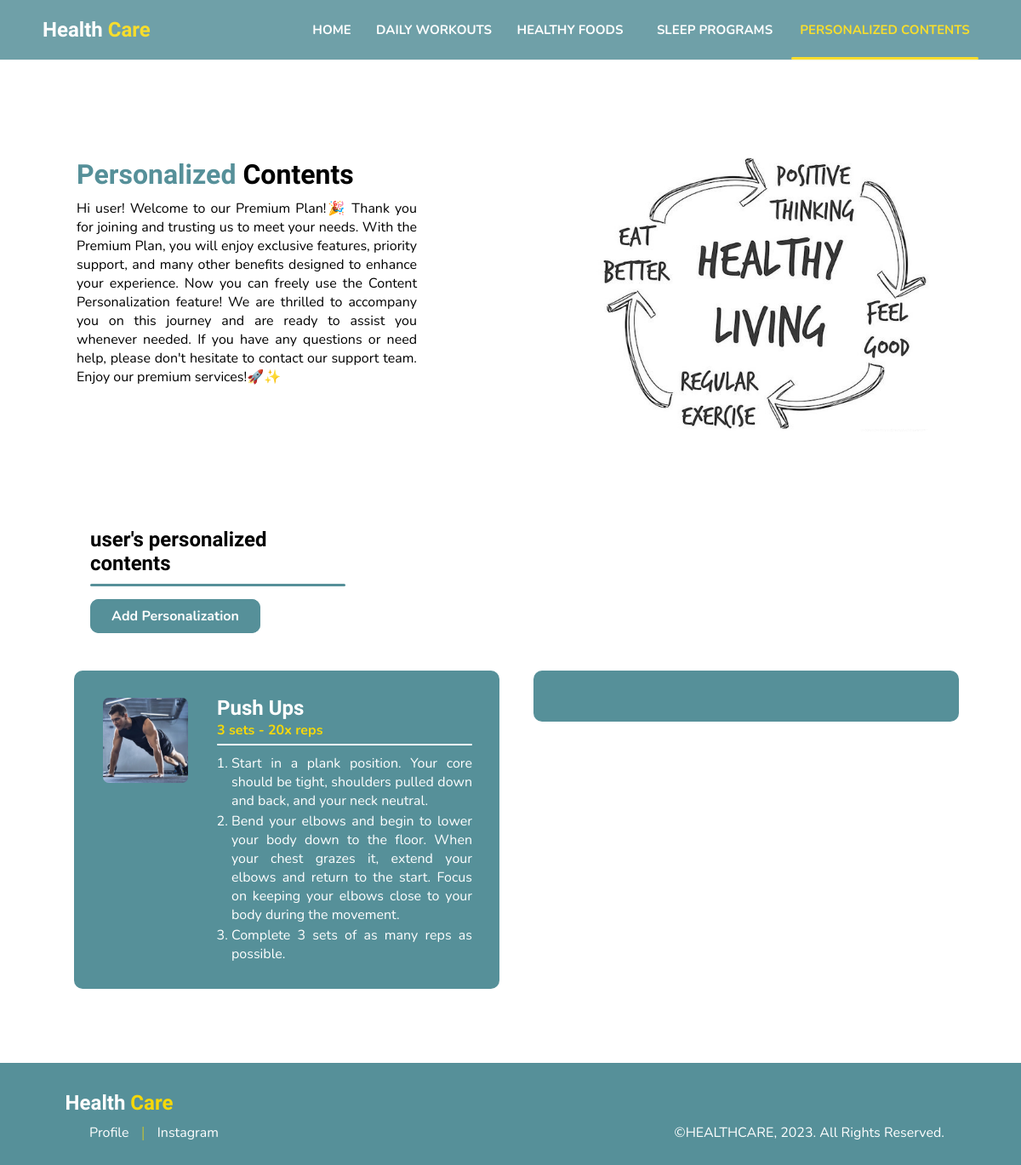
/user-premium/personalized-page.php (signed in), run on the app's committed database.
### tables this page shows
CREATE TABLE `article` (
  `id_article` int(11) NOT NULL,
  `id_personalization` int(11) NOT NULL,
  `title` varchar(225) NOT NULL,
  `content` varchar(10000) NOT NULL,
  `information` varchar(225) NOT NULL,
  `id_user` int(11) NOT NULL,
  `image` varchar(225) NOT NULL
);

### user-premium/personalized-page.php (the view, shortened to what this page needs)
<?php
$mencari = $_SESSION['id_user'];
?>
<!DOCTYPE html>
<html lang="en">
<head>
  <link rel="stylesheet" href="style_prempage.css" />
</head>
<body>
  <div class="navbar">
    <div class="logo">
      <h2>Health <span>Care</span></h2>
    </div>
    <div class="navigator">
      <a href="index.php" class="btn">Home</a>
      <a href="daily-workouts.php" class="btn">Daily Workouts</a>
      <a href="healthy-foods.php" class="btn">Healthy Foods</a>
      <a href="sleep-programs.php" class="btn">Sleep Programs</a>
      <a href="personalized-page.php" class="btn btn-active">Personalized Contents</a>
      <div class="animation start-home5"></div>
    </div>
  </div>
  <div class="banner">
    <div class="text">
      <h1><span>Personalized</span> Contents</h1>
      <p class="description">
        Hi <?php echo $_SESSION['username']; ?>! Welcome to our Premium Plan!🎉 Thank you for joining and trusting us to
        meet your needs. With the Premium Plan, you will enjoy exclusive features, priority support, and many other
        benefits designed to enhance your experience. Now you can freely use the Content Personalization feature! We are
        thrilled to accompany you on this journey and are ready to assist you whenever needed. If you have any questions
        or need help, please don't hesitate to contact our support team. Enjoy our premium services!🚀✨
      </p>
    </div>
    <div class="banner-image">
      <img src="image/healthy cycle.jpg" alt="" />
    </div>
  </div>
  <div class="sub-title">
    <h2><?php echo $_SESSION['username']; ?>'s personalized contents</h2>
    <hr>
    <div class="add-person">
      <a href="add-personalization.php" class="add-person">Add Personalization</a>
    </div>
  </div>
  <div class="wrap-mentoring">
    <?php
    include '../connect.php';
    $query_mysql = mysqli_query($mysqli, "SELECT * FROM article WHERE id_user=$mencari") or die(mysqli_error($mysqli));
    $articles = [];
    while ($data = mysqli_fetch_array($query_mysql)) {
      $articles[] = $data;
    }
    $total_tables = count($articles);
    if ($total_tables == 0) {
      $total_tables += 2;
    } elseif ($total_tables % 2 != 0) {
      $total_tables++;
    }
    $articles_per_table = ceil(count($articles) / $total_tables);
    ?>
    <?php for ($i = 0; $i < $total_tables; $i++) { ?>
      <div class="mentoring">
        <div class="card-mentoring">
          <div class="card-mentoring-image">
          <table border="0" class="table">
              <?php
              $start_index = $i * $articles_per_table;
              $end_index = min(($i + 1) * $articles_per_table, count($articles));
              for ($j = $start_index; $j < $end_index; $j++) {
                $data = $articles[$j];
                ?>
                <tr>
                  <td>
                    <img src="../admin/img/<?php echo $data["image"]; ?>" title="<?php echo $data['image']; ?>">
                  </td>
                </tr>
              <?php } ?>
            </table>
          </div>
          <div class="card-mentoring-text"
            <table border="0" class="table">
              <?php
              $start_index = $i * $articles_per_table;
              $end_index = min(($i + 1) * $articles_per_table, count($articles));
              for ($j = $start_index; $j < $end_index; $j++) {
                $data = $articles[$j];
                ?>
                <tr>
                  <td>
                    <h2><?php echo $data['title']; ?></h2>
                  </td>
                </tr>
                <tr>
                  <td>
                    <p><span><?php echo $data['information']; ?></span></p>
                  </td>
                </tr>
                <tr>
                  <td>
                    <hr>
                  </td>
                </tr>
                <tr>
                  <td>
                    <ol><?php echo $data['content']; ?></ol>
                  </td>
                </tr>
              <?php } ?>
          </div>
        </div>
      </div>
    <?php } ?>
  </div>
  <div class="footer">
    <div class="logo-footer">
      <h2>Health <span>Care</span></h2>
    </div>
    <div class="footer-bot">
      <div class="profile-navigation">
        <a href="profile.php" class="profile-link">Profile</a>
        <span>|</span>
        <a href="https://www.instagram.com/raffortless/" class="profile-link">Instagram</a>
      </div>
      <div class="copyright">
        <p>&copy;HEALTHCARE, 2023. All Rights Reserved.</p>
      </div>
    </div>
  </div>
</body>
</html>

### user-premium/style_prempage.css (style rules this page uses)
* { margin: 0; padding: 0; }
h1, h2 { font-family: "Signika", sans-serif; }
a, p, li, h3, label { font-family: "Nunito", sans-serif; }
a { text-decoration: none; }
.navbar { display: flex; position: fixed; align-items: center; justify-content: space-between; box-sizing: border-box; background-color: #569099; height: 70px; width: 100%; opacity: 0.85; padding-left: 50px; padding-right: 50px; box-shadow: 0 0.2px 0.6px; border-bottom-left-radius: 0px; border-bottom-right-radius: 0px; margin-top: -70px; transition: 0.5s ease; z-index: 5; }
.navbar .navigator { height: 100px; }
.navbar .logo h2 { color: white; }
.navbar .logo span { color: #f6d809; }
.navigator { display: flex; position: relative; background: transparent; width: 800px; height: 70px; font-size: 0; margin-left: 0; margin-right: 0; }
.navigator a { display: inline-block; position: relative; text-decoration: none; text-align: center; text-transform: uppercase; font-size: 15px; line-height: 50px; z-index: 1; }
.navigator .animation { position: absolute; margin-top: 82.4px; height: 3px; top: 0; z-index: 0; background: #f6d809; border-radius: 2px; transition: all 0.4s ease 0s; }
.navigator a:nth-child(1) { width: 80px; }
.navigator a:nth-child(2) { width: 160px; }
.navigator a:nth-child(3) { width: 160px; }
.navigator a:nth-child(4) { width: 180px; }
.navigator a:nth-child(5) { width: 220px; }
.navigator .start-home5, a:nth-child(5):hover~.animation { width: 220px; left: 580px; }
.btn { color: white; font-weight: bold; display: inline-block; box-sizing: border-box; height: 100%; padding: 10px; padding-top: 25px; font-size: 18px; transition: 0.4s ease, color 0.4s ease; }
.btn:hover, .btn-active { color: #f6d809; }
.banner { height: 500px; width: 100%; display: flex; justify-content: space-around; align-items: center; margin-top: 70px; margin-bottom: 30px; }
.banner .text { width: 400px; box-sizing: border-box; margin-left: -10px; }
.description { margin-top: 10px; text-align: justify; }
.banner .text span { color: #569099; }
.banner .banner-image { width: 400px; height: 400px; position: relative; margin-left: 10px; }
.banner .banner-image img { width: 400px; margin-top: 60px; border-radius: 20px; }
.add-person { display: flex; padding: 0; background-color: #569099; width: 200px; height: 40px; justify-content: center; align-items: center; font-weight: bold; border-radius: 10px; margin-top: 15px; margin-bottom: 15px; }
.add-person a { text-decoration: none; color: white; }
.sub-title { width: 300px; margin-left: 106px; margin-top: 50px; margin-bottom: -43px; }
.sub-title hr { height: 3px; margin-top: 10px; background-color: #569099; border: none; border-radius: 2px; width: 100%; }
.wrap-mentoring { display: flex; justify-content: space-evenly; flex-direction: row; flex-wrap: wrap; width: 90%; margin: 67px; }
.mentoring { display: flex; justify-content: space-between; flex-wrap: wrap; flex-direction: column; }
.card-mentoring { display: flex; justify-content: space-evenly; background-color: #569099; width: 500px; height: min-content; padding: 30px; margin: 20px; box-sizing: border-box; border-radius: 10px; }
.card-mentoring-text { width: 300px; color: white; }
.card-mentoring-text hr { height: 2px; margin-top: 5px; margin-bottom: 10px; background-color: white; border: none; border-radius: 1px; }
.card-mentoring-text ol { margin-left: 17px; margin-top: 10px; text-align: justify; }
.card-mentoring-text li { margin-top: 2px; }
.card-mentoring-text p { text-align: justify; margin-top: 1px; }
.card-mentoring-text p span { color: #f6d809; font-weight: 700; }
.card-mentoring-image img { width: 100px; border-radius: 7px; margin-right: 30px; }
.footer { height: 120px; background-color: #569099; display: flex; flex-direction: column; justify-content: center; align-items: center; margin-top: 0px; }
.footer h2 { color: white; margin-top: 5px; margin-bottom: 10px; }
.logo-footer { margin-right: 920px; }
.footer span { color: #f6d809; }
.footer-bot { display: flex; justify-content: space-between; width: 85%; }
.copyright { margin-bottom: 0px; color: white; }
.profile-navigation { display: flex; align-items: center; }
.profile-link { margin: 0 15px; color: #fff; transition: 0.3s ease-in-out; }

### data on the page
article: image (picture), title "Push Ups", information "3 sets - 20x reps", content "Start in a plank position. Your core should be tight, shoulders pulled down and back, and your neck neutral. Bend your elbows and begin to lower your body down to the floor. When your chest grazes it, extend your elbows and return to the start. Focus on keeping your elbows close to your body during the movement. Complete 3 sets of as many reps as possible."

### other printed values
$_SESSION['username'] "user"
